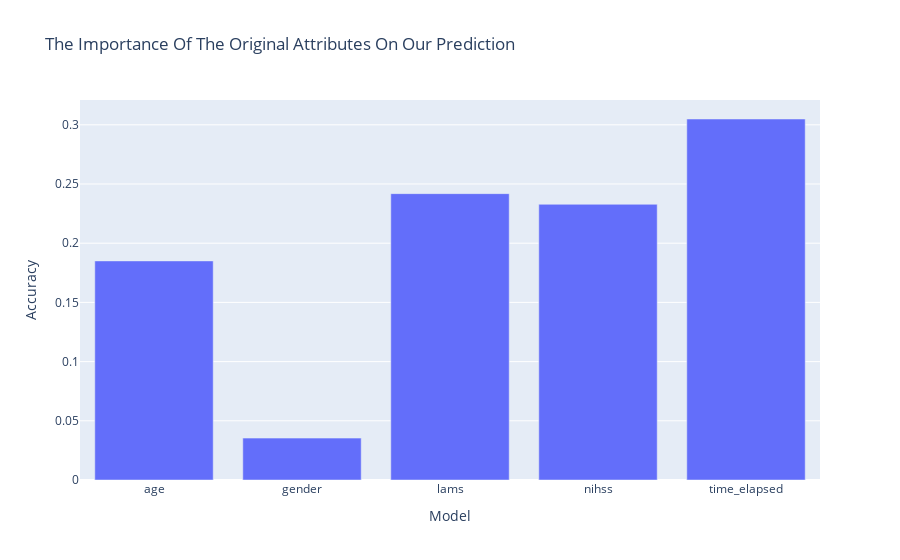

The cell this chart's notebook holds for it:
### Code cell
fig = go.Figure()
fig.add_trace(go.Bar(x=X.columns,y=RF_PIPE['DT'].feature_importances_))
fig.update_layout(title='The Importance Of The Original Attributes On Our Prediction',xaxis_title='Model',yaxis_title='Accuracy')
fig.show()

### Figure 1 — Plotly figure (JSON) as saved in the notebook; plotly's stock layout.template omitted (floating-point values rounded to 4 significant figures)
{"data": [{"type": "bar", "x": ["age", "gender", "lams", "nihss", "time_elapsed"], "y": [0.185, 0.03537, 0.2419, 0.2328, 0.3049]}], "layout": {"title": {"text": "The Importance Of The Original Attributes On Our Prediction"}, "xaxis": {"title": {"text": "Model"}}, "yaxis": {"title": {"text": "Accuracy"}}}}
